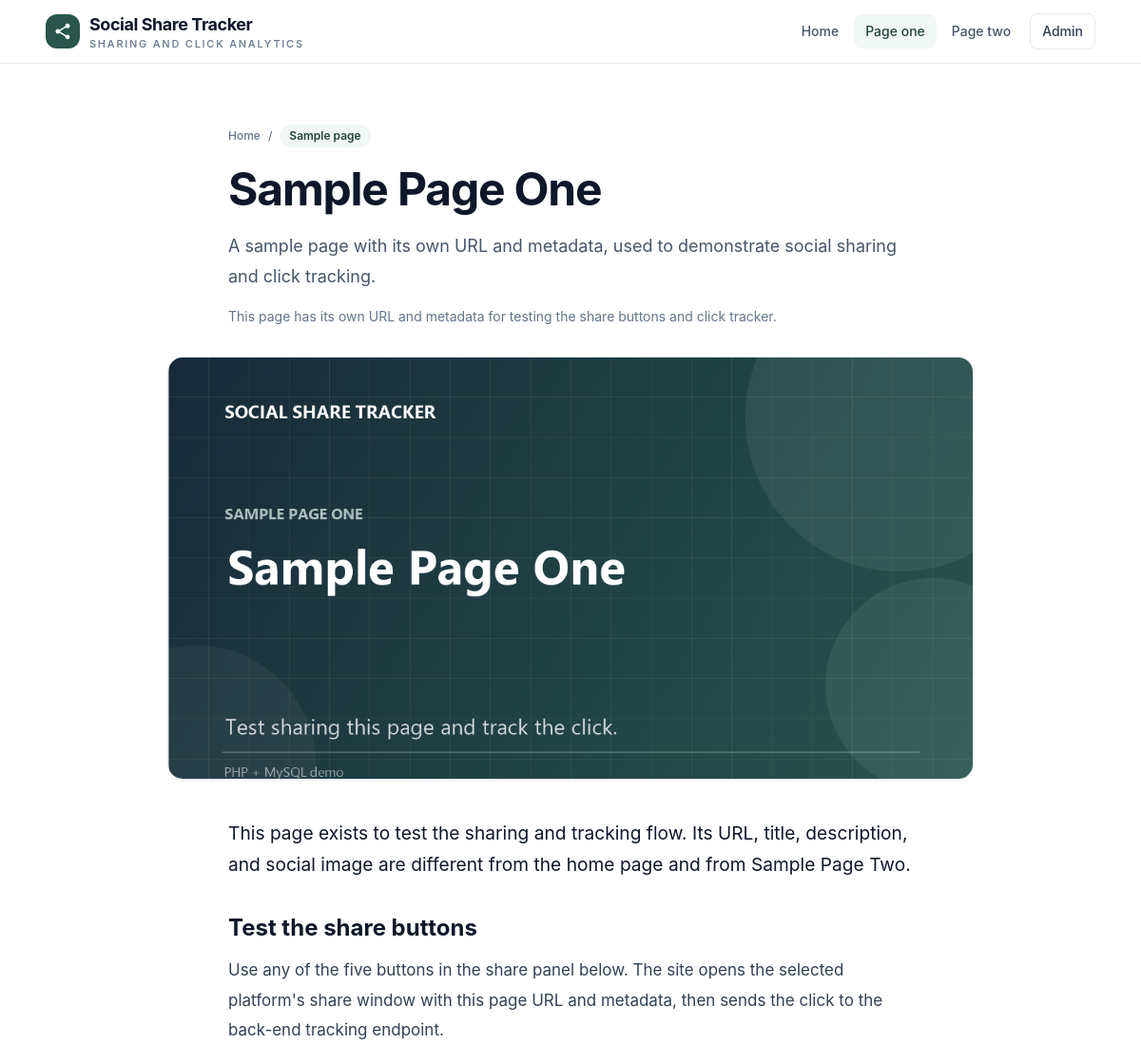
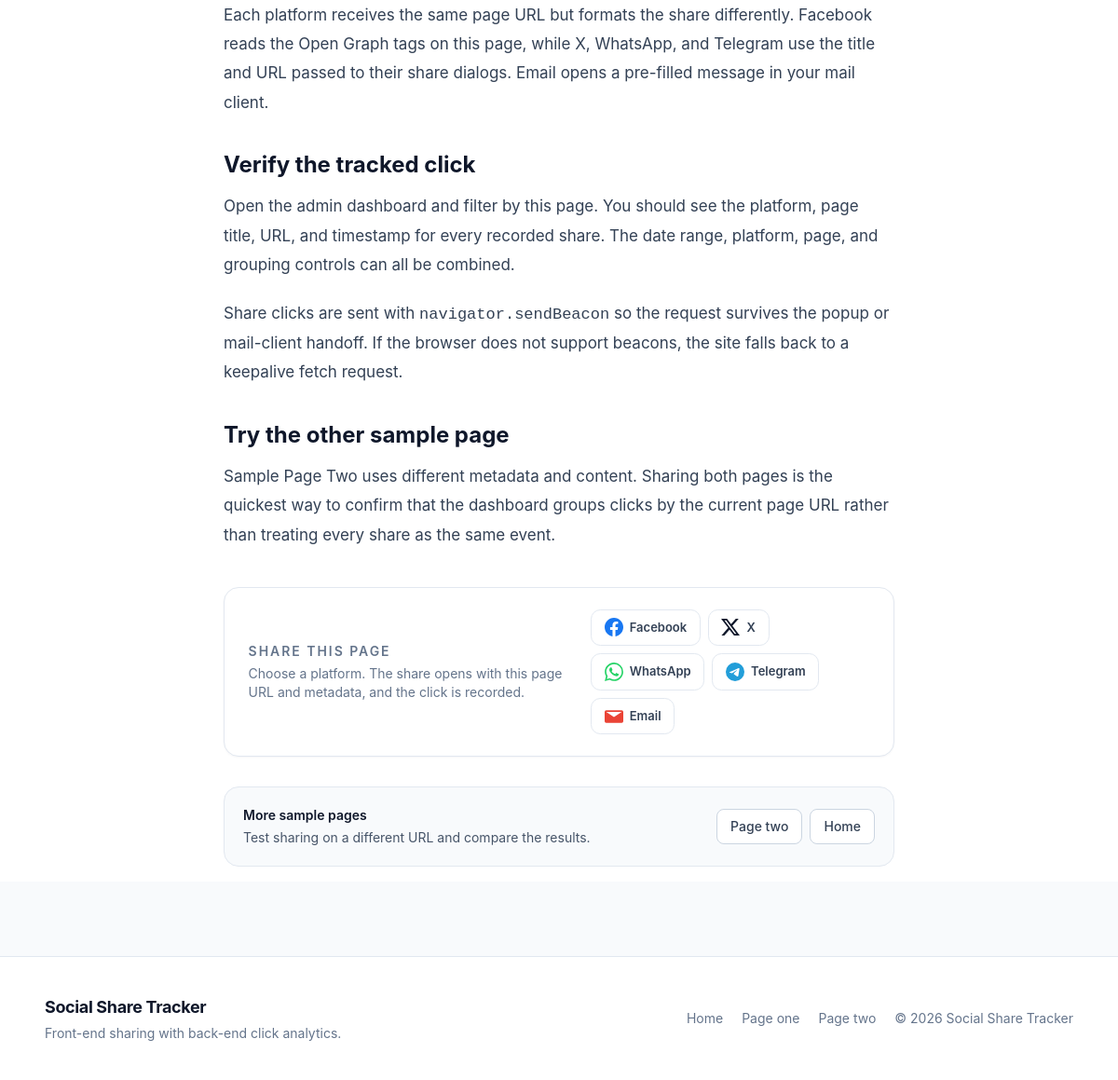
The app's page /page.php?slug=page-one with its own data (2 pictures, top to bottom).
### tables this page shows
CREATE TABLE IF NOT EXISTS platforms (
    id SMALLINT UNSIGNED NOT NULL AUTO_INCREMENT,
    slug VARCHAR(32) NOT NULL,
    name VARCHAR(64) NOT NULL,
    color CHAR(7) NOT NULL DEFAULT '#64748b',
    share_url_template VARCHAR(500) NULL,
    is_active TINYINT(1) NOT NULL DEFAULT 1,
    sort_order SMALLINT UNSIGNED NOT NULL DEFAULT 0,
    created_at TIMESTAMP NOT NULL DEFAULT CURRENT_TIMESTAMP,
    PRIMARY KEY (id),
    UNIQUE KEY uq_platforms_slug (slug)
);

### config/config.php (called while the page is built, shortened)
<?php
$appUrl = getenv('APP_URL') ?: 'http://localhost/Practical_Test_Star_Media';
$debugEnv = getenv('APP_DEBUG');
return [
    'app' => [
        'name' => 'Social Share Tracker',
        'tagline' => 'Sharing and click analytics',
        'url' => rtrim($appUrl, '/'),
        'timezone' => getenv('APP_TIMEZONE') ?: 'Asia/Kuala_Lumpur',
        'debug' => $debugEnv === false ? true : filter_var($debugEnv, FILTER_VALIDATE_BOOL),
        'ip_salt' => getenv('APP_IP_SALT') ?: 'local-development-salt-change-in-production',
    ],
    'db' => [
        'host' => getenv('DB_HOST') ?: '127.0.0.1',
        'port' => (int) (getenv('DB_PORT') ?: 3306),
        'name' => getenv('DB_NAME') ?: 'social_share_tracker',
        'user' => getenv('DB_USER') ?: 'root',
        'pass' => getenv('DB_PASS') ?: '',
        'charset' => 'utf8mb4',
    ],
    'security' => [
        'session_name' => 'share_tracker_admin',
        'track_rate_limit' => 20,
        'track_window_seconds' => 60,
        'track_duplicate_seconds' => 3,
        'login_max_attempts' => 5,
        'login_lockout_seconds' => 900,
    ],
    'sharing' => [
        'popup_width' => 600,
        'popup_height' => 620,
    ],
];

### includes/bootstrap.php (called while the page is built, shortened)
<?php
require_once __DIR__ . '/functions.php';
require_once __DIR__ . '/../config/database.php';
$config = app_config();

### config/database.php (called while the page is built, shortened)
<?php
function db(): PDO
{
    $config = require __DIR__ . '/config.php';
    $db = $config['db'];
    $dsn = sprintf(
        'mysql:host=%s;port=%d;dbname=%s;charset=%s',
        $db['host'],
        $db['port'],
        $db['name'],
        $db['charset']
    );
    $pdo = new PDO($dsn, $db['user'], $db['pass'], [
        PDO::ATTR_ERRMODE => PDO::ERRMODE_EXCEPTION,
        PDO::ATTR_DEFAULT_FETCH_MODE => PDO::FETCH_ASSOC,
        PDO::ATTR_EMULATE_PREPARES => false,
    ]);
    return $pdo;
}

### includes/share-bar.php (the view, shortened to what this page needs)
<?php
$shareHeading = $shareHeading ?? 'Share this page';
$shareMeta = [
    'url' => app_url($page['path'] ?? '/'),
    'title' => $page['title'] ?? app_config()['app']['name'],
    'description' => $page['description'] ?? '',
];
$sharePlatforms = active_platforms();
?>
<section class="share-panel" aria-labelledby="share-heading">
    <div class="flex flex-col gap-4 sm:flex-row sm:items-center sm:justify-between">
        <div>
            <h2 id="share-heading" class="text-sm font-semibold uppercase tracking-[0.14em] text-slate-500"><?= e($shareHeading) ?></h2>
            <p class="mt-1 text-sm text-slate-500">Choose a platform. The share opens with this page URL and metadata, and the click is recorded.</p>
        </div>
        <div class="flex flex-wrap items-center gap-2">
            <?php foreach ($sharePlatforms as $platform): ?>
                <?php
                $href = share_url($platform, $shareMeta);
                $isEmail = str_starts_with(strtolower($href), 'mailto:');
                ?>
                <a href="<?= e($href) ?>"
                   data-share-platform="<?= e($platform['slug']) ?>"
                   data-share-mode="<?= $isEmail ? 'email' : 'popup' ?>"
                   <?= $isEmail ? '' : 'target="_blank" rel="noopener noreferrer"' ?>
                   title="Share on <?= e($platform['name']) ?>"
                   class="share-btn"
                   style="--brand: <?= e($platform['color']) ?>">
                    <?= platform_icon_svg($platform['slug']) ?>
                    <span><?= e($platform['name']) ?></span>
                </a>
            <?php endforeach; ?>
        </div>
    </div>
</section>

### includes/header.php (shortened to what this page needs)
<?php
$siteName = app_config()['app']['name'];
$navPages = pages();
$activeNav = $page['nav'] ?? '';
?>
<!doctype html>
<html lang="en" class="scroll-smooth">
<head>
    <script src="https://cdn.tailwindcss.com"></script>
    <link rel="stylesheet" href="<?= e(app_url('/assets/css/style.css')) ?>">
</head>
<body class="min-h-screen bg-slate-50 text-slate-800 antialiased">
<header class="sticky top-0 z-40 border-b border-slate-200/80 bg-white/95 backdrop-blur">
    <div class="mx-auto flex max-w-6xl flex-wrap items-center justify-between gap-3 px-4 py-3 sm:px-6">
        <a href="<?= e(app_url('/')) ?>" class="group flex items-center gap-2.5">
            <span class="flex h-9 w-9 items-center justify-center rounded-xl bg-brand-700 text-white shadow-sm">
            </span>
            <span class="flex flex-col leading-tight">
                <span class="font-display text-lg font-bold tracking-tight text-slate-900 group-hover:text-brand-700"><?= e($siteName) ?></span>
                <span class="text-[11px] font-medium uppercase tracking-[0.16em] text-slate-500"><?= e(app_config()['app']['tagline']) ?></span>
            </span>
        </a>
        <nav class="flex w-full items-center gap-1 overflow-x-auto pb-1 text-sm font-medium text-slate-600 sm:w-auto sm:overflow-visible sm:pb-0" aria-label="Main navigation">
            <a href="<?= e(app_url('/')) ?>"
               class="rounded-lg px-3 py-2 transition hover:bg-slate-100 hover:text-slate-900 <?= $activeNav === 'home' ? 'bg-brand-50 text-brand-800' : '' ?>">
                Home
            </a>
            <?php foreach ($navPages as $navSlug => $navPage): ?>
                <a href="<?= e(app_url('/page.php?slug=' . urlencode($navSlug))) ?>"
                   class="shrink-0 rounded-lg px-3 py-2 transition hover:bg-slate-100 hover:text-slate-900 <?= $activeNav === $navSlug ? 'bg-brand-50 text-brand-800' : '' ?>">
                    <?= e($navPage['nav_title']) ?>
                </a>
            <?php endforeach; ?>
            <a href="<?= e(app_url('/admin/')) ?>"
               class="ml-1 rounded-lg border border-slate-200 px-3 py-2 text-slate-700 transition hover:border-brand-300 hover:text-brand-700">
                Admin
            </a>
        </nav>
    </div>
</header>
<main>

### page.php (shortened to what this page needs)
<?php
require_once __DIR__ . '/includes/bootstrap.php';
$pageSlug = $_GET['slug'] ?? '';
$pageSlug = is_string($pageSlug) ? $pageSlug : '';
$allPages = pages();
    ?>
    <?php
$pageData = $allPages[$pageSlug];
$page = [
    'title' => $pageData['title'],
    'description' => $pageData['description'],
    'image' => $pageData['image'],
    'path' => '/page.php?slug=' . urlencode($pageSlug),
    'nav' => $pageSlug,
    'type' => 'website',
];
require __DIR__ . '/includes/header.php';
?>
<section class="bg-white">
    <div class="mx-auto max-w-3xl px-4 pb-8 pt-12 sm:px-6 sm:pt-16">
        <nav class="flex flex-wrap items-center gap-2 text-xs font-medium text-slate-500" aria-label="Breadcrumb">
            <a href="<?= e(app_url('/')) ?>" class="transition hover:text-brand-700">Home</a>
            <span aria-hidden="true">/</span>
            <span class="rounded-full bg-brand-50 px-2.5 py-1 font-semibold text-brand-800">Sample page</span>
        </nav>
        <h1 class="mt-5 font-display text-3xl font-bold leading-tight tracking-tight text-slate-900 sm:text-5xl"><?= e($pageData['title']) ?></h1>
        <p class="mt-5 text-lg leading-8 text-slate-600"><?= e($pageData['description']) ?></p>
        <p class="mt-4 text-sm text-slate-500">This page has its own URL and metadata for testing the share buttons and click tracker.</p>
    </div>
    <div class="mx-auto max-w-4xl px-4 sm:px-6">
        <img src="<?= e(app_url($pageData['image'])) ?>"
             alt="Illustration for <?= e($pageData['title']) ?>"
             class="aspect-[1200/630] w-full rounded-2xl border border-slate-200 object-cover shadow-sm">
    </div>
    <div class="mx-auto max-w-3xl px-4 pb-4 pt-10 sm:px-6">
        <div class="page-body">
            <?php foreach ($pageData['body'] as $block): ?>
                <?= $block ?>
            <?php endforeach; ?>
        </div>
        <div class="mt-10">
            <?php
            $shareHeading = 'Share this page';
            require __DIR__ . '/includes/share-bar.php';
            ?>
        </div>
        <div class="mt-8 flex flex-wrap items-center justify-between gap-4 rounded-2xl border border-slate-200 bg-slate-50 p-5">
            <div>
                <p class="text-sm font-semibold text-slate-900">More sample pages</p>
                <p class="mt-1 text-sm text-slate-600">Test sharing on a different URL and compare the results.</p>
            </div>
            <div class="flex flex-wrap gap-2">
                <?php foreach ($allPages as $otherSlug => $otherPage): ?>
                    <?php if ($otherSlug === $pageSlug) { continue; } ?>
                    <a href="<?= e(app_url('/page.php?slug=' . urlencode($otherSlug))) ?>" class="rounded-lg border border-slate-300 bg-white px-3.5 py-2 text-sm font-medium text-slate-700 transition hover:border-brand-300 hover:text-brand-800">
                        <?= e($otherPage['nav_title']) ?>
                    </a>
                <?php endforeach; ?>
                <a href="<?= e(app_url('/')) ?>" class="rounded-lg border border-slate-300 bg-white px-3.5 py-2 text-sm font-medium text-slate-700 transition hover:border-brand-300 hover:text-brand-800">Home</a>
            </div>
        </div>
    </div>
</section>
<?php
require __DIR__ . '/includes/footer.php';

### includes/functions.php (shortened to what this page needs)
<?php
function app_config(): array
{
    static $config = null;
    if ($config === null) {
        $config = require dirname(__DIR__) . '/config/config.php';
    }
    return $config;
}
function e(mixed $value): string
{
    return htmlspecialchars((string) $value, ENT_QUOTES | ENT_SUBSTITUTE, 'UTF-8');
}
function app_url(string $path = ''): string
{
    $base = rtrim(app_config()['app']['url'], '/');
    return $base . '/' . ltrim($path, '/');
}
function all_platforms(): array
{
    static $platforms = null;
    if ($platforms === null) {
        $platforms = db()
            ->query('SELECT id, slug, name, color, share_url_template, is_active, sort_order FROM platforms ORDER BY sort_order ASC, name ASC')
            ->fetchAll();
    }
    return $platforms;
}
function active_platforms(): array
{
    return array_values(array_filter(
        all_platforms(),
        static fn (array $platform): bool => (int) $platform['is_active'] === 1 && trim((string) $platform['share_url_template']) !== ''
    ));
}
function share_url(array $platform, array $meta): string
{
    $template = trim((string) ($platform['share_url_template'] ?? ''));
    $url = strtr($template, [
        '{url}' => rawurlencode((string) ($meta['url'] ?? '')),
        '{title}' => rawurlencode((string) ($meta['title'] ?? '')),
        '{description}' => rawurlencode((string) ($meta['description'] ?? '')),
    ]);
    return preg_match('~^(https?://|mailto:)~i', $url) ? $url : '';
}
function platform_icon_svg(string $slug): string
{
    $path = $paths[$slug] ?? $paths['default'];
    return '<svg viewBox="0 0 24 24" aria-hidden="true" focusable="false" class="h-5 w-5 fill-current"><path d="' . e($path) . '"/></svg>';
}
function pages(): array
{
    static $pages = null;
    if ($pages === null) {
        $pages = require dirname(__DIR__) . '/content/pages.php';
    }
    return $pages;
}

### includes/footer.php (shortened to what this page needs)
</main>
<footer class="mt-20 border-t border-slate-200 bg-white">
    <div class="mx-auto flex max-w-6xl flex-col gap-4 px-4 py-10 sm:flex-row sm:items-center sm:justify-between sm:px-6">
        <div>
            <p class="font-display text-lg font-bold text-slate-900"><?= e(app_config()['app']['name']) ?></p>
            <p class="mt-1 text-sm text-slate-500">Front-end sharing with back-end click analytics.</p>
        </div>
        <div class="flex flex-wrap items-center gap-x-5 gap-y-2 text-sm text-slate-500">
            <a class="transition hover:text-brand-700" href="<?= e(app_url('/')) ?>">Home</a>
            <?php foreach (pages() as $footerSlug => $footerPage): ?>
                <a class="transition hover:text-brand-700" href="<?= e(app_url('/page.php?slug=' . urlencode($footerSlug))) ?>"><?= e($footerPage['nav_title']) ?></a>
            <?php endforeach; ?>
            <span>&copy; <?= e(date('Y')) ?> <?= e(app_config()['app']['name']) ?></span>
        </div>
    </div>
</footer>
</body>
</html>

### assets/css/style.css (style rules this page uses)
:root { color-scheme: light; }
html { -webkit-text-size-adjust: 100%; }
img { max-width: 100%; }
body { font-family: Inter, "Segoe UI", system-ui, -apple-system, sans-serif; }
.font-display { font-family: Inter, "Segoe UI", system-ui, -apple-system, sans-serif; letter-spacing: -0.02em; }
.share-panel { border: 1px solid #e2e8f0; border-radius: 1rem; background: #ffffff; padding: 1.25rem 1.35rem; box-shadow: 0 1px 2px rgba(15, 23, 42, 0.04); }
.share-btn { display: inline-flex; align-items: center; gap: 0.45rem; border: 1px solid #e2e8f0; border-radius: 0.65rem; background: #ffffff; padding: 0.55rem 0.85rem; font-size: 0.8125rem; font-weight: 600; color: #334155; text-decoration: none; transition: background-color 150ms ease, border-color 150ms ease, color 150ms ease, transform 150ms ease, box-shadow 150ms ease; }
.share-btn svg { color: var(--brand, #475569); transition: color 150ms ease; }
.page-body { color: #334155; font-size: 1.0625rem; line-height: 1.85; }
.page-body p { margin: 0 0 1.25rem; }
.page-body .lead { margin-bottom: 1.5rem; font-size: 1.2rem; line-height: 1.7; color: #0f172a; }
.page-body h2 { margin: 2.2rem 0 0.85rem; font-size: 1.5rem; font-weight: 700; line-height: 1.3; color: #0f172a; }
@media (min-width: 640px) { .share-panel { padding: 1.4rem 1.6rem; } }

### records on screen
platforms: name "Facebook"
platforms: name "X"
platforms: name "WhatsApp"
platforms: name "Telegram"
platforms: name "Email"

### other values on screen
$siteName "Social Share Tracker"
app_config()['app']['tagline'] "SHARING AND CLICK ANALYTICS"
$navPage['nav_title'] "Page one"
$navPage['nav_title'] "Page two"
$pageData['title'] "Sample Page One"
$pageData['description'] "A sample page with its own URL and metadata, used to demonstrate social sharing and click tracking."
$block "This page exists to test the sharing and tracking flow. Its URL, title, description, and social image are different from the home page and from Sample Page Two."
$block "Test the share buttons"
$block "Use any of the five buttons in the share panel below. The site opens the selected platform's share window with this page URL and metadata, then sends the click to the back-end tracking endpoint."
$block "Verify the tracked click"
$block "Share clicks are sent with navigator.sendBeacon so the request survives the popup or mail-client handoff. If the browser does not support beacons, the site falls back to a keepalive fetch request."
$block "Try the other sample page"
$shareHeading "SHARE THIS PAGE"
$otherPage['nav_title'] "Page two"
app_config()['app']['name'] "Social Share Tracker"
